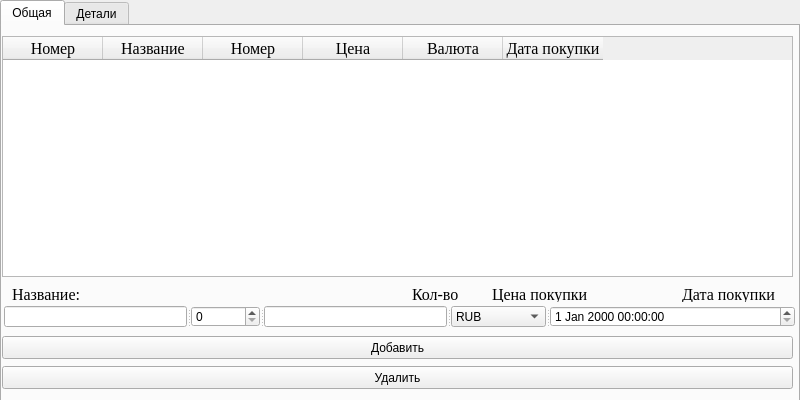
<?xml version="1.0" encoding="UTF-8"?>
<ui version="4.0">
 <class>MainWindow</class>
 <widget class="QMainWindow" name="MainWindow">
  <property name="geometry">
   <rect>
    <x>0</x>
    <y>0</y>
    <width>800</width>
    <height>400</height>
   </rect>
  </property>
  <property name="minimumSize">
   <size>
    <width>800</width>
    <height>400</height>
   </size>
  </property>
  <property name="maximumSize">
   <size>
    <width>800</width>
    <height>400</height>
   </size>
  </property>
  <property name="windowTitle">
   <string>Инвестиции</string>
  </property>
  <property name="styleSheet">
   <string notr="true"/>
  </property>
  <widget class="QWidget" name="centralwidget">
   <property name="minimumSize">
    <size>
     <width>800</width>
     <height>400</height>
    </size>
   </property>
   <property name="maximumSize">
    <size>
     <width>800</width>
     <height>400</height>
    </size>
   </property>
   <widget class="QTabWidget" name="tabWidget">
    <property name="enabled">
     <bool>true</bool>
    </property>
    <property name="geometry">
     <rect>
      <x>0</x>
      <y>0</y>
      <width>800</width>
      <height>500</height>
     </rect>
    </property>
    <property name="minimumSize">
     <size>
      <width>800</width>
      <height>500</height>
     </size>
    </property>
    <property name="maximumSize">
     <size>
      <width>800</width>
      <height>500</height>
     </size>
    </property>
    <property name="toolTip">
     <string>&lt;html&gt;&lt;head/&gt;&lt;body&gt;&lt;p&gt;fgngfngfn&lt;/p&gt;&lt;/body&gt;&lt;/html&gt;</string>
    </property>
    <property name="tabShape">
     <enum>QTabWidget::Rounded</enum>
    </property>
    <property name="currentIndex">
     <number>0</number>
    </property>
    <property name="elideMode">
     <enum>Qt::ElideLeft</enum>
    </property>
    <property name="usesScrollButtons">
     <bool>false</bool>
    </property>
    <property name="documentMode">
     <bool>false</bool>
    </property>
    <property name="tabsClosable">
     <bool>false</bool>
    </property>
    <property name="movable">
     <bool>false</bool>
    </property>
    <property name="tabBarAutoHide">
     <bool>false</bool>
    </property>
    <widget class="QWidget" name="tab">
     <property name="maximumSize">
      <size>
       <width>794</width>
       <height>474</height>
      </size>
     </property>
     <attribute name="title">
      <string>Общая</string>
     </attribute>
     <widget class="QTableWidget" name="tableWidget">
      <property name="geometry">
       <rect>
        <x>0</x>
        <y>10</y>
        <width>791</width>
        <height>241</height>
       </rect>
      </property>
      <column>
       <property name="text">
        <string>Номер</string>
       </property>
       <property name="font">
        <font>
         <family>Times New Roman</family>
         <pointsize>12</pointsize>
        </font>
       </property>
      </column>
      <column>
       <property name="text">
        <string>Название</string>
       </property>
       <property name="font">
        <font>
         <family>Times New Roman</family>
         <pointsize>12</pointsize>
        </font>
       </property>
       <property name="background">
        <color alpha="0">
         <red>0</red>
         <green>0</green>
         <blue>0</blue>
        </color>
       </property>
      </column>
      <column>
       <property name="text">
        <string>Номер</string>
       </property>
       <property name="font">
        <font>
         <family>Times New Roman</family>
         <pointsize>12</pointsize>
        </font>
       </property>
      </column>
      <column>
       <property name="text">
        <string>Цена</string>
       </property>
       <property name="font">
        <font>
         <family>Times New Roman</family>
         <pointsize>12</pointsize>
        </font>
       </property>
      </column>
      <column>
       <property name="text">
        <string>Валюта</string>
       </property>
       <property name="font">
        <font>
         <family>Times New Roman</family>
         <pointsize>12</pointsize>
        </font>
       </property>
      </column>
      <column>
       <property name="text">
        <string>Дата покупки</string>
       </property>
       <property name="font">
        <font>
         <family>Times New Roman</family>
         <pointsize>12</pointsize>
        </font>
       </property>
      </column>
     </widget>
     <widget class="QLabel" name="label">
      <property name="geometry">
       <rect>
        <x>10</x>
        <y>260</y>
        <width>71</width>
        <height>16</height>
       </rect>
      </property>
      <property name="font">
       <font>
        <family>Times New Roman</family>
        <pointsize>12</pointsize>
        <italic>false</italic>
       </font>
      </property>
      <property name="text">
       <string>Название:  </string>
      </property>
     </widget>
     <widget class="QLabel" name="label_2">
      <property name="geometry">
       <rect>
        <x>410</x>
        <y>260</y>
        <width>101</width>
        <height>16</height>
       </rect>
      </property>
      <property name="font">
       <font>
        <family>Times New Roman</family>
        <pointsize>12</pointsize>
        <italic>false</italic>
       </font>
      </property>
      <property name="text">
       <string>Кол-во</string>
      </property>
     </widget>
     <widget class="QLabel" name="label_3">
      <property name="geometry">
       <rect>
        <x>490</x>
        <y>260</y>
        <width>101</width>
        <height>16</height>
       </rect>
      </property>
      <property name="font">
       <font>
        <family>Times New Roman</family>
        <pointsize>12</pointsize>
        <italic>false</italic>
       </font>
      </property>
      <property name="text">
       <string>Цена покупки </string>
      </property>
     </widget>
     <widget class="QLabel" name="label_4">
      <property name="geometry">
       <rect>
        <x>680</x>
        <y>260</y>
        <width>101</width>
        <height>16</height>
       </rect>
      </property>
      <property name="font">
       <font>
        <family>Times New Roman</family>
        <pointsize>12</pointsize>
        <italic>false</italic>
       </font>
      </property>
      <property name="text">
       <string>Дата покупки</string>
      </property>
     </widget>
     <widget class="QPushButton" name="pushButton">
      <property name="geometry">
       <rect>
        <x>0</x>
        <y>310</y>
        <width>791</width>
        <height>23</height>
       </rect>
      </property>
      <property name="text">
       <string>Добавить</string>
      </property>
     </widget>
     <widget class="QPushButton" name="pushButton_2">
      <property name="geometry">
       <rect>
        <x>0</x>
        <y>340</y>
        <width>791</width>
        <height>23</height>
       </rect>
      </property>
      <property name="text">
       <string>Удалить</string>
      </property>
     </widget>
     <widget class="QSplitter" name="splitter">
      <property name="geometry">
       <rect>
        <x>2</x>
        <y>280</y>
        <width>791</width>
        <height>21</height>
       </rect>
      </property>
      <property name="orientation">
       <enum>Qt::Horizontal</enum>
      </property>
      <widget class="QLineEdit" name="lineEdit"/>
      <widget class="QSpinBox" name="spinBox"/>
      <widget class="QLineEdit" name="lineEdit_3"/>
      <widget class="QComboBox" name="comboBox">
       <item>
        <property name="text">
         <string>RUB</string>
        </property>
       </item>
       <item>
        <property name="text">
         <string>USD</string>
        </property>
       </item>
       <item>
        <property name="text">
         <string>EUR</string>
        </property>
       </item>
       <item>
        <property name="text">
         <string/>
        </property>
       </item>
      </widget>
      <widget class="QDateTimeEdit" name="dateTimeEdit"/>
     </widget>
    </widget>
    <widget class="QWidget" name="tab_2">
     <property name="maximumSize">
      <size>
       <width>794</width>
       <height>474</height>
      </size>
     </property>
     <attribute name="title">
      <string>Детали</string>
     </attribute>
    </widget>
   </widget>
  </widget>
 </widget>
 <resources/>
 <connections/>
</ui>
